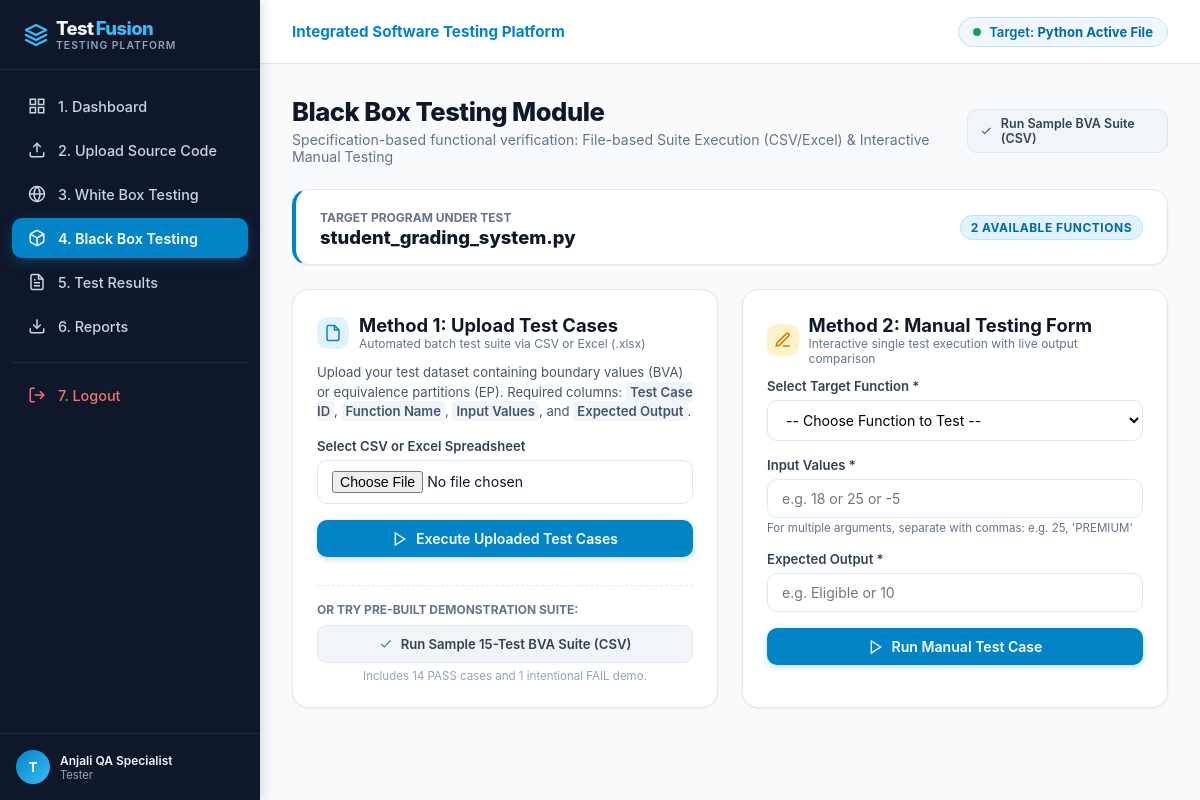
/blackbox (signed in), run on the app's committed database.
### tables this page shows
CREATE TABLE users (
    id INTEGER PRIMARY KEY AUTOINCREMENT,
    username TEXT UNIQUE NOT NULL,
    email TEXT UNIQUE NOT NULL,
    password_hash TEXT NOT NULL,
    full_name TEXT NOT NULL,
    role TEXT DEFAULT 'Tester',
    created_at TIMESTAMP DEFAULT CURRENT_TIMESTAMP
);

CREATE TABLE uploaded_files (
    id INTEGER PRIMARY KEY AUTOINCREMENT,
    user_id INTEGER NOT NULL,
    filename TEXT NOT NULL,
    filepath TEXT NOT NULL,
    file_content TEXT NOT NULL,
    file_size INTEGER NOT NULL,
    uploaded_at TIMESTAMP DEFAULT CURRENT_TIMESTAMP,
    FOREIGN KEY (user_id) REFERENCES users(id) ON DELETE CASCADE
);

### app.py (the view)
@app.route('/blackbox')
@login_required
def blackbox():
    user_id = session['user_id']
    active_file = get_active_file(user_id)
    if not active_file:
        flash("Please upload a Python source code file first.", "warning")
        return redirect(url_for('upload'))
    ast_info = AstAnalyzer.analyze_source(active_file['file_content'])
    functions = ast_info["functions"]
    return render_template(
        'blackbox.html',
        active_file=active_file,
        functions=functions
    )

### app.py (called while the page is built)
def login_required(f):
    @wraps(f)
    def decorated_function(*args, **kwargs):
        if 'user_id' not in session:
            flash("Please log in to access the testing platform.", "warning")
            return redirect(url_for('login'))
        return f(*args, **kwargs)
    return decorated_function

def get_current_user():
    if 'user_id' not in session:
        return None
    conn = get_db_connection()
    user = conn.execute("SELECT id, username, email, full_name, role FROM users WHERE id = ?", (session['user_id'],)).fetchone()
    conn.close()
    return user

def get_active_file(user_id):
    conn = get_db_connection()
    active_file_id = session.get('active_file_id')
    if active_file_id:
        file_row = conn.execute("SELECT * FROM uploaded_files WHERE id = ? AND user_id = ?", (active_file_id, user_id)).fetchone()
        if file_row:
            conn.close()
            return file_row
    file_row = conn.execute("SELECT * FROM uploaded_files WHERE user_id = ? ORDER BY uploaded_at DESC LIMIT 1", (user_id,)).fetchone()
    conn.close()
    if file_row:
        session['active_file_id'] = file_row['id']
    return file_row

@app.context_processor
def inject_globals():
    return {
        'current_user': get_current_user(),
        'now': datetime.now()
    }

### database/db.py (called while the page is built)
def get_db_connection():
    conn = sqlite3.connect(DB_PATH)
    conn.row_factory = sqlite3.Row
    conn.execute("PRAGMA foreign_keys = ON;")
    return conn

### test_engine/ast_analyzer.py (called while the page is built)
    @staticmethod
    def _safe_unparse(node: Optional[ast.AST]) -> str:
        if node is None:
            return ""
        try:
            return ast.unparse(node)
        except Exception:
            return ""

### templates/blackbox.html (shortened to what this page needs)
{% extends "base.html" %}
{% block content %}
<div class="page-header">
    <div>
        <h1 class="page-title">Black Box Testing Module</h1>
        <p class="page-subtitle">Specification-based functional verification: File-based Suite Execution (CSV/Excel) &amp; Interactive Manual Testing</p>
    </div>
    <div style="display: flex; gap: 10px;">
        <a href="{{ url_for('sample_run_csv') }}" class="btn btn-secondary btn-sm">
            <svg width="14" height="14" viewBox="0 0 24 24" fill="none" stroke="currentColor" stroke-width="2"><polyline points="20 6 9 17 4 12"></polyline></svg>
            Run Sample BVA Suite (CSV)
        </a>
    </div>
</div>
{% if not active_file %}
<div class="content-card" style="text-align: center; padding: 48px;">
    <h3 style="font-size: 1.15rem; font-weight: 700; color: #334155;">No Active Python Source File</h3>
    <p style="font-size: 0.85rem; color: #64748b; margin-top: 6px;">Please upload or select a Python file to test against.</p>
    <a href="{{ url_for('upload') }}" class="btn btn-primary" style="margin-top: 16px;">Go to File Upload</a>
</div>
{% else %}
<div class="content-card" style="padding: 16px 24px; margin-bottom: 24px; border-left: 4px solid #0284c7; background: #ffffff;">
    <div style="display: flex; justify-content: space-between; align-items: center; flex-wrap: wrap; gap: 10px;">
        <div>
            <span style="font-size: 0.75rem; text-transform: uppercase; font-weight: 700; color: #64748b;">Target Program Under Test</span>
            <div style="font-size: 1.15rem; font-weight: 800; color: #0f172a;">{{ active_file['filename'] }}</div>
        </div>
        <div style="display: flex; gap: 8px;">
            <span class="badge badge-info">{{ functions | length }} Available Functions</span>
        </div>
    </div>
</div>
<div style="display: grid; grid-template-columns: 1fr 1fr; gap: 24px;">
    <div class="content-card">
        <div style="display: flex; align-items: center; gap: 10px; margin-bottom: 12px;">
            <div class="metric-icon blue" style="width: 32px; height: 32px;">
                <svg width="18" height="18" viewBox="0 0 24 24" fill="none" stroke="currentColor" stroke-width="2"><path d="M14 2H6a2 2 0 0 0-2 2v16a2 2 0 0 0 2 2h12a2 2 0 0 0 2-2V8z"></path><polyline points="14 2 14 8 20 8"></polyline></svg>
            </div>
            <div>
                <h2 class="card-title" style="margin-bottom: 0;">Method 1: Upload Test Cases</h2>
                <div style="font-size: 0.75rem; color: #64748b;">Automated batch test suite via CSV or Excel (.xlsx)</div>
            </div>
        </div>
        <p style="font-size: 0.82rem; color: #475569; margin-bottom: 16px; line-height: 1.5;">
            Upload your test dataset containing boundary values (BVA) or equivalence partitions (EP). Required columns:
            <code style="background: #f1f5f9; padding: 2px 4px; border-radius: 4px; font-weight: 600;">Test Case ID</code>,
            <code style="background: #f1f5f9; padding: 2px 4px; border-radius: 4px; font-weight: 600;">Function Name</code>,
            <code style="background: #f1f5f9; padding: 2px 4px; border-radius: 4px; font-weight: 600;">Input Values</code>, and
            <code style="background: #f1f5f9; padding: 2px 4px; border-radius: 4px; font-weight: 600;">Expected Output</code>.
        </p>
        <form action="{{ url_for('upload_blackbox_tests') }}" method="POST" enctype="multipart/form-data">
            <div class="form-group">
                <label class="form-label" for="test_file">Select CSV or Excel Spreadsheet</label>
                <input type="file" id="test_file" name="test_file" class="form-control" accept=".csv, .xlsx, .xls" required>
            </div>
            <button type="submit" class="btn btn-primary" style="width: 100%; justify-content: center; margin-bottom: 12px;">
                <svg width="16" height="16" viewBox="0 0 24 24" fill="none" stroke="currentColor" stroke-width="2"><polygon points="5 3 19 12 5 21 5 3"></polygon></svg>
                Execute Uploaded Test Cases
            </button>
        </form>
        <div style="margin-top: 16px; padding-top: 16px; border-top: 1px dashed var(--border-color);">
            <div style="font-size: 0.75rem; font-weight: 700; color: #64748b; margin-bottom: 8px; text-transform: uppercase;">Or Try Pre-built Demonstration Suite:</div>
            <a href="{{ url_for('sample_run_csv') }}" class="btn btn-secondary" style="width: 100%; justify-content: center; font-size: 0.82rem;">
                <svg width="14" height="14" viewBox="0 0 24 24" fill="none" stroke="#16a34a" stroke-width="2"><polyline points="20 6 9 17 4 12"></polyline></svg>
                Run Sample 15-Test BVA Suite (CSV)
            </a>
            <span style="font-size: 0.72rem; color: #94a3b8; margin-top: 6px; display: block; text-align: center;">Includes 14 PASS cases and 1 intentional FAIL demo.</span>
        </div>
    </div>
    <div class="content-card">
        <div style="display: flex; align-items: center; gap: 10px; margin-bottom: 12px;">
            <div class="metric-icon amber" style="width: 32px; height: 32px;">
                <svg width="18" height="18" viewBox="0 0 24 24" fill="none" stroke="currentColor" stroke-width="2"><path d="M12 20h9"></path><path d="M16.5 3.5a2.121 2.121 0 0 1 3 3L7 19l-4 1 1-4L16.5 3.5z"></path></svg>
            </div>
            <div>
                <h2 class="card-title" style="margin-bottom: 0;">Method 2: Manual Testing Form</h2>
                <div style="font-size: 0.75rem; color: #64748b;">Interactive single test execution with live output comparison</div>
            </div>
        </div>
        <form action="{{ url_for('manual_test') }}" method="POST" id="manualTestForm">
            <div class="form-group">
                <label class="form-label" for="function_name">Select Target Function *</label>
                <select id="function_name" name="function_name" class="form-control" required>
                    <option value="" disabled selected>-- Choose Function to Test --</option>
                </select>
            </div>
            <div class="form-group">
                <label class="form-label" for="input_values">Input Values *</label>
                <input type="text" id="input_values" name="input_values" class="form-control" placeholder="e.g. 18 or 25 or -5" required>
                <span style="font-size: 0.72rem; color: #64748b; margin-top: 3px; display: block;">For multiple arguments, separate with commas: e.g. <code>25, 'PREMIUM'</code></span>
            </div>
            <div class="form-group">
                <label class="form-label" for="expected_output">Expected Output *</label>
                <input type="text" id="expected_output" name="expected_output" class="form-control" placeholder="e.g. Eligible or 10" required>
            </div>
            <button type="submit" class="btn btn-primary" style="width: 100%; justify-content: center;">
                <svg width="16" height="16" viewBox="0 0 24 24" fill="none" stroke="currentColor" stroke-width="2"><polygon points="5 3 19 12 5 21 5 3"></polygon></svg>
                Run Manual Test Case
            </button>
        </form>
    </div>
</div>
{% endif %}
{% endblock %}

### templates/base.html (shortened to what this page needs)
<!DOCTYPE html>
<html lang="en">
<head>
    <link rel="stylesheet" href="{{ url_for('static', filename='css/style.css') }}">
</head>
<body>
    <aside class="sidebar">
        <div class="sidebar-brand">
            <div>
                Test<span class="highlight">Fusion</span>
                <span class="sidebar-brand-subtitle">Testing Platform</span>
            </div>
        </div>
        <ul class="sidebar-menu">
            <li>
                <a href="{{ url_for('dashboard') }}" class="sidebar-link {% if request.endpoint == 'dashboard' %}active{% endif %}">
                    <svg viewBox="0 0 24 24" fill="none" stroke="currentColor" stroke-width="2"><rect x="3" y="3" width="7" height="7"></rect><rect x="14" y="3" width="7" height="7"></rect><rect x="14" y="14" width="7" height="7"></rect><rect x="3" y="14" width="7" height="7"></rect></svg>
                    <span>1. Dashboard</span>
                </a>
            </li>
            <li>
                <a href="{{ url_for('upload') }}" class="sidebar-link {% if request.endpoint == 'upload' %}active{% endif %}">
                    <svg viewBox="0 0 24 24" fill="none" stroke="currentColor" stroke-width="2"><path d="M21 15v4a2 2 0 0 1-2 2H5a2 2 0 0 1-2-2v-4"></path><polyline points="17 8 12 3 7 8"></polyline><line x1="12" y1="3" x2="12" y2="15"></line></svg>
                    <span>2. Upload Source Code</span>
                </a>
            </li>
            <li>
                <a href="{{ url_for('whitebox') }}" class="sidebar-link {% if request.endpoint == 'whitebox' %}active{% endif %}">
                    <svg viewBox="0 0 24 24" fill="none" stroke="currentColor" stroke-width="2"><circle cx="12" cy="12" r="10"></circle><path d="M12 2a14.5 14.5 0 0 0 0 20 14.5 14.5 0 0 0 0-20"></path><path d="M2 12h20"></path></svg>
                    <span>3. White Box Testing</span>
                </a>
            </li>
            <li>
                <a href="{{ url_for('blackbox') }}" class="sidebar-link {% if request.endpoint == 'blackbox' %}active{% endif %}">
                    <span>4. Black Box Testing</span>
                </a>
            </li>
            <li>
                <a href="{{ url_for('results') }}" class="sidebar-link {% if request.endpoint == 'results' %}active{% endif %}">
                    <span>5. Test Results</span>
                </a>
            </li>
            <li>
                <a href="{{ url_for('reports') }}" class="sidebar-link {% if request.endpoint == 'reports' %}active{% endif %}">
                    <svg viewBox="0 0 24 24" fill="none" stroke="currentColor" stroke-width="2"><path d="M21 15v4a2 2 0 0 1-2 2H5a2 2 0 0 1-2-2v-4"></path><polyline points="7 10 12 15 17 10"></polyline><line x1="12" y1="15" x2="12" y2="3"></line></svg>
                    <span>6. Reports</span>
                </a>
            </li>
            <li style="margin-top: 16px; border-top: 1px solid rgba(255,255,255,0.08); padding-top: 12px;">
                <a href="{{ url_for('logout') }}" class="sidebar-link" style="color: #f87171;">
                    <svg viewBox="0 0 24 24" fill="none" stroke="currentColor" stroke-width="2"><path d="M9 21H5a2 2 0 0 1-2-2V5a2 2 0 0 1 2-2h4"></path><polyline points="16 17 21 12 16 7"></polyline><line x1="21" y1="12" x2="9" y2="12"></line></svg>
                    <span>7. Logout</span>
                </a>
            </li>
        </ul>
        <div class="sidebar-footer">
            <div class="user-badge">
                <div class="user-avatar">
                    {{ current_user['username'][0].upper() if current_user else 'U' }}
                </div>
                <div style="overflow: hidden;">
                    <div style="color: #f1f5f9; font-weight: 600; white-space: nowrap; text-overflow: ellipsis; overflow: hidden;">
                        {{ current_user['full_name'] if current_user else 'Guest User' }}
                    </div>
                    <div style="font-size: 0.7rem; color: #94a3b8;">{{ current_user['role'] if current_user else 'Tester' }}</div>
                </div>
            </div>
        </div>
    </aside>
    <div class="main-wrapper">
        <header class="top-navbar">
            <div style="display: flex; align-items: center; gap: 12px;">
                <span style="font-weight: 700; color: #0284c7; font-size: 0.95rem;">Integrated Software Testing Platform</span>
            </div>
            <div style="display: flex; align-items: center; gap: 16px;">
                {% if session.get('active_file_id') %}
                <div class="file-status-badge">
                    <span style="width: 8px; height: 8px; border-radius: 50%; background-color: #16a34a; display: inline-block;"></span>
                    <span>Target: <b>Python Active File</b></span>
                </div>
                {% else %}
                <div class="file-status-badge" style="background: #fef3c7; border-color: #fde68a; color: #92400e;">
                    <span>No file uploaded yet</span>
                </div>
                {% endif %}
            </div>
        </header>
        <main class="content-area">
            {% block content %}{% endblock %}
        </main>
    </div>
</body>
</html>

### data on the page
users: username "T", full_name "Anjali QA Specialist", role "Tester"
uploaded_files: filename "student_grading_system.py"

### other printed values
{{ functions | length }} "2"
